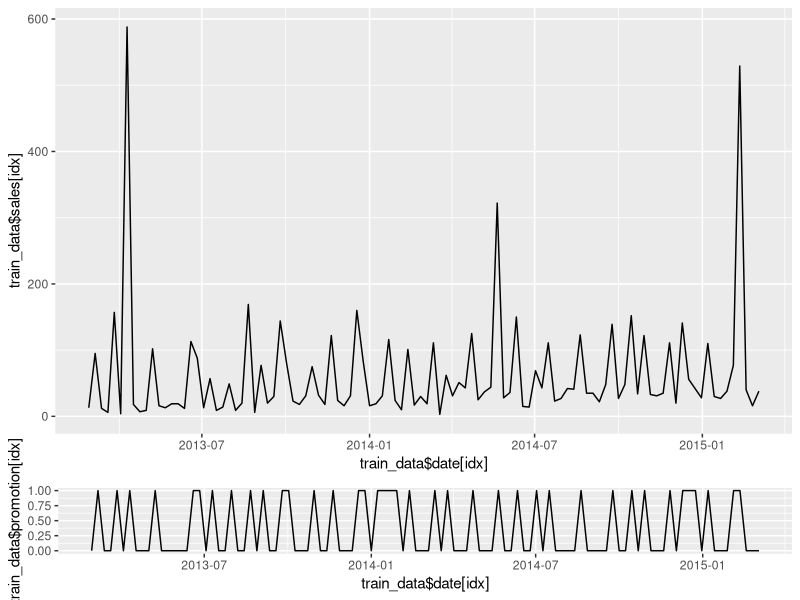
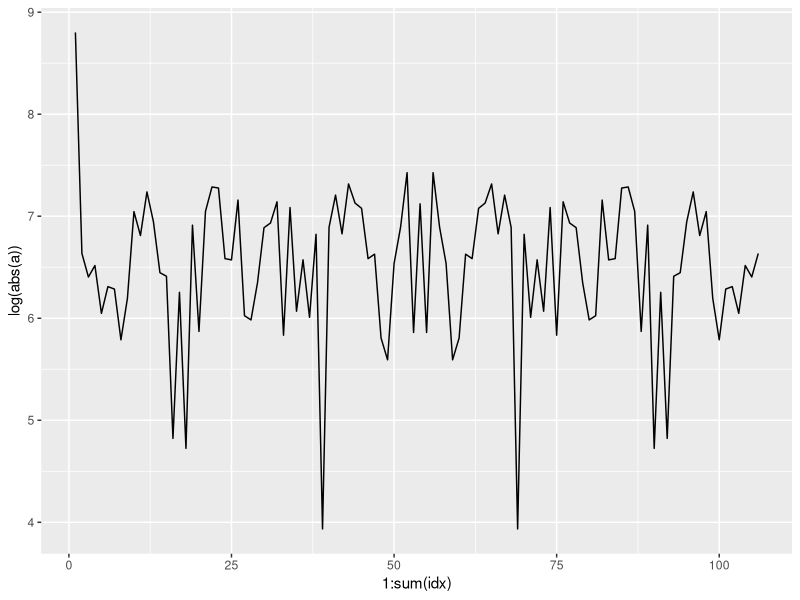
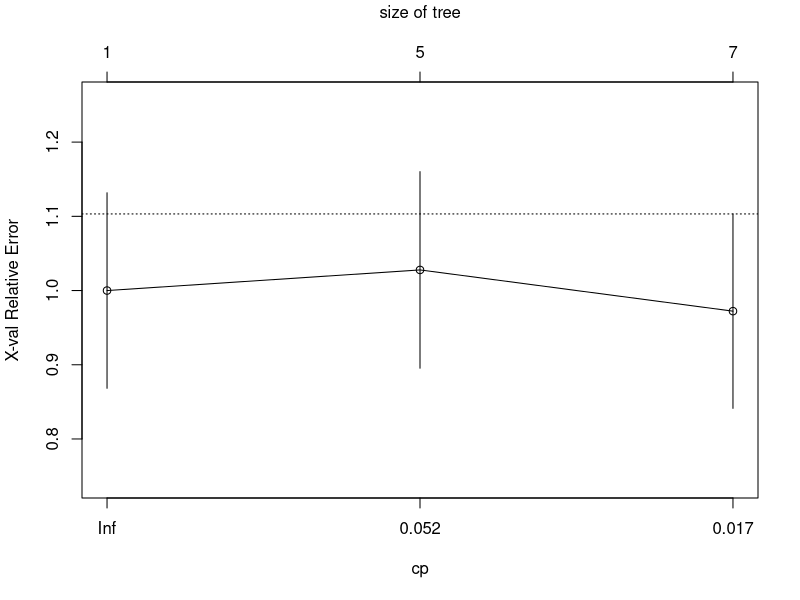

Reproduce these figures in R, in order.
setwd('Documents/thesis/Woolies/')
products=read.csv('products.csv')
train_data=read.csv('train2.csv')
train_data$date=as.Date(train_data$date,format="%d/%m/%y")

library(ggplot2)
library(gridExtra)
library(rpart)

idx=train_data$product_store_id=='3a';
g.top=ggplot()+
  geom_line(aes(x=train_data$date[idx],y=train_data$sales[idx]))
g.bottom=ggplot()+
  geom_line(aes(x=train_data$date[idx],y=train_data$promotion[idx]))

grid.arrange(g.top,g.bottom, heights = c(4/5, 1/5))
View(cbind(train_data$date[idx],train_data$sales[idx]))
#take the FFT
a=fft(train_data$sales[idx])
qplot(1:sum(idx),log(abs(a)),geom="line")

#take last weeks sales to predict todays
err=diff(train_data$sales[idx])^2
rmse=sqrt(sum(err)/length(err))

#concatenate promotions
udate=unique(train_data$date)
products=sort(unique(train_data$product_name))
product_shops=sort(unique(train_data$product_store_id))

x=data.frame(row.names=udate)
for (i in 1:length(product_shops)){
  for (j in 1:length(udate)){
    idx=train_data$date==udate[j] & train_data$product_store_id==product_shops[i]
    if (sum(idx))
      x[j,i]=train_data$promotion[idx]
  }
}
colnames(x)<-product_shops

#View all coke promotions across stores
View(x[,6:10])
#View all yoplait promotions across stores
y=x[,21:25]; View(cbind(y,rowSums(y)))

#eater dates brought forward to Wednesdat
easter=c("2013-04-03","2014-04-23","2015-04-08")
xmas=c("2013-12-25")
View(x[easter[1:2],])

#construct matrix with past 10 weeks of sales and past 10 weeks of promotions
idx=train_data$product_store_id=='3a';
x=train_data[idx,]
y_x=matrix(nrow = 0,ncol = 21);
k=1;
for (i in 11:106){
  inputs=as.vector(as.matrix(x[k:(k+9),c("sales","promotion")]))
  #browser()
  output=x[k+10,"promotion"]
  y_x=rbind(y_x,as.numeric(c(output,inputs)))
  k=k+1
}
y_x=as.data.frame(y_x)
fit=rpart(V1~.,method = "class",data=y_x)
plotcp(fit)